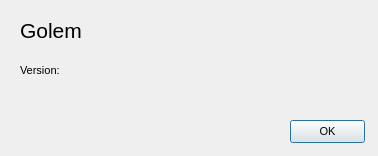
<?xml version="1.0" encoding="UTF-8"?>
<ui version="4.0">
 <class>AboutWindow</class>
 <widget class="QDialog" name="AboutWindow">
  <property name="geometry">
   <rect>
    <x>0</x>
    <y>0</y>
    <width>378</width>
    <height>156</height>
   </rect>
  </property>
  <property name="font">
   <font>
    <pointsize>16</pointsize>
   </font>
  </property>
  <property name="windowTitle">
   <string>Dialog</string>
  </property>
  <widget class="QPushButton" name="okButton">
   <property name="geometry">
    <rect>
     <x>290</x>
     <y>120</y>
     <width>75</width>
     <height>23</height>
    </rect>
   </property>
   <property name="font">
    <font>
     <pointsize>8</pointsize>
    </font>
   </property>
   <property name="text">
    <string>OK</string>
   </property>
  </widget>
  <widget class="QLabel" name="nameLabel">
   <property name="geometry">
    <rect>
     <x>20</x>
     <y>20</y>
     <width>341</width>
     <height>21</height>
    </rect>
   </property>
   <property name="sizeIncrement">
    <size>
     <width>4</width>
     <height>6</height>
    </size>
   </property>
   <property name="text">
    <string>Golem</string>
   </property>
  </widget>
  <widget class="QWidget" name="horizontalLayoutWidget">
   <property name="geometry">
    <rect>
     <x>20</x>
     <y>60</y>
     <width>341</width>
     <height>20</height>
    </rect>
   </property>
   <layout class="QHBoxLayout" name="horizontalLayout">
    <item>
     <widget class="QLabel" name="label">
      <property name="sizePolicy">
       <sizepolicy hsizetype="Maximum" vsizetype="Preferred">
        <horstretch>0</horstretch>
        <verstretch>0</verstretch>
       </sizepolicy>
      </property>
      <property name="font">
       <font>
        <pointsize>8</pointsize>
       </font>
      </property>
      <property name="text">
       <string>Version: </string>
      </property>
     </widget>
    </item>
    <item>
     <widget class="QLabel" name="versionLabel">
      <property name="font">
       <font>
        <pointsize>8</pointsize>
       </font>
      </property>
      <property name="text">
       <string/>
      </property>
     </widget>
    </item>
   </layout>
  </widget>
 </widget>
 <resources/>
 <connections/>
</ui>
